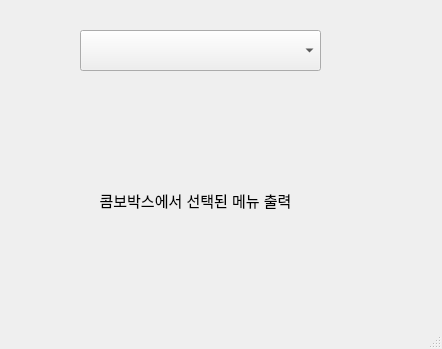
<?xml version="1.0" encoding="UTF-8"?>
<ui version="4.0">
 <class>MainWindow</class>
 <widget class="QMainWindow" name="MainWindow">
  <property name="geometry">
   <rect>
    <x>0</x>
    <y>0</y>
    <width>442</width>
    <height>349</height>
   </rect>
  </property>
  <property name="windowTitle">
   <string>MainWindow</string>
  </property>
  <widget class="QWidget" name="centralwidget">
   <widget class="QComboBox" name="comboBox">
    <property name="geometry">
     <rect>
      <x>80</x>
      <y>30</y>
      <width>241</width>
      <height>41</height>
     </rect>
    </property>
   </widget>
   <widget class="QLabel" name="output_label">
    <property name="geometry">
     <rect>
      <x>90</x>
      <y>160</y>
      <width>211</width>
      <height>81</height>
     </rect>
    </property>
    <property name="font">
     <font>
      <pointsize>11</pointsize>
     </font>
    </property>
    <property name="text">
     <string>콤보박스에서 선택된 메뉴 출력</string>
    </property>
    <property name="alignment">
     <set>Qt::AlignCenter</set>
    </property>
   </widget>
  </widget>
  <widget class="QMenuBar" name="menubar">
   <property name="geometry">
    <rect>
     <x>0</x>
     <y>0</y>
     <width>442</width>
     <height>21</height>
    </rect>
   </property>
  </widget>
  <widget class="QStatusBar" name="statusbar"/>
 </widget>
 <resources/>
 <connections/>
</ui>
